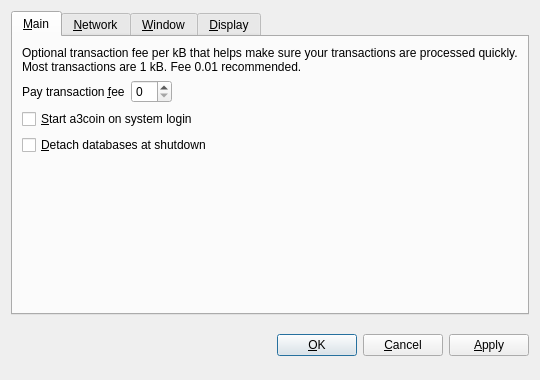
<?xml version="1.0" encoding="UTF-8"?>
<ui version="4.0">
 <class>OptionsDialog</class>
 <widget class="QDialog" name="OptionsDialog">
  <property name="geometry">
   <rect>
    <x>0</x>
    <y>0</y>
    <width>540</width>
    <height>380</height>
   </rect>
  </property>
  <property name="windowTitle">
   <string>Options</string>
  </property>
  <property name="modal">
   <bool>true</bool>
  </property>
  <layout class="QVBoxLayout" name="verticalLayout">
   <item>
    <widget class="QTabWidget" name="tabWidget">
     <property name="tabPosition">
      <enum>QTabWidget::North</enum>
     </property>
     <property name="currentIndex">
      <number>0</number>
     </property>
     <widget class="QWidget" name="tabMain">
      <attribute name="title">
       <string>&amp;Main</string>
      </attribute>
      <layout class="QVBoxLayout" name="verticalLayout_Main">
       <item>
        <widget class="QLabel" name="transactionFeeInfoLabel">
         <property name="text">
          <string>Optional transaction fee per kB that helps make sure your transactions are processed quickly. Most transactions are 1 kB. Fee 0.01 recommended.</string>
         </property>
         <property name="textFormat">
          <enum>Qt::PlainText</enum>
         </property>
         <property name="wordWrap">
          <bool>true</bool>
         </property>
        </widget>
       </item>
       <item>
        <layout class="QHBoxLayout" name="horizontalLayout_Main">
         <item>
          <widget class="QLabel" name="transactionFeeLabel">
           <property name="text">
            <string>Pay transaction &amp;fee</string>
           </property>
           <property name="textFormat">
            <enum>Qt::PlainText</enum>
           </property>
           <property name="buddy">
            <cstring>transactionFee</cstring>
           </property>
          </widget>
         </item>
         <item>
          <widget class="BitcoinAmountField" name="transactionFee"/>
         </item>
         <item>
          <spacer name="horizontalSpacer_Main">
           <property name="orientation">
            <enum>Qt::Horizontal</enum>
           </property>
           <property name="sizeHint" stdset="0">
            <size>
             <width>40</width>
             <height>20</height>
            </size>
           </property>
          </spacer>
         </item>
        </layout>
       </item>
       <item>
        <widget class="QCheckBox" name="bitcoinAtStartup">
         <property name="toolTip">
          <string>Automatically start a3coin after logging in to the system.</string>
         </property>
         <property name="text">
          <string>&amp;Start a3coin on system login</string>
         </property>
        </widget>
       </item>
       <item>
        <widget class="QCheckBox" name="detachDatabases">
         <property name="toolTip">
          <string>Detach block and address databases at shutdown. This means they can be moved to another data directory, but it slows down shutdown. The wallet is always detached.</string>
         </property>
         <property name="text">
          <string>&amp;Detach databases at shutdown</string>
         </property>
        </widget>
       </item>
       <item>
        <spacer name="verticalSpacer_Main">
         <property name="orientation">
          <enum>Qt::Vertical</enum>
         </property>
         <property name="sizeHint" stdset="0">
          <size>
           <width>20</width>
           <height>40</height>
          </size>
         </property>
        </spacer>
       </item>
      </layout>
     </widget>
     <widget class="QWidget" name="tabNetwork">
      <attribute name="title">
       <string>&amp;Network</string>
      </attribute>
      <layout class="QVBoxLayout" name="verticalLayout_Network">
       <item>
        <widget class="QCheckBox" name="mapPortUpnp">
         <property name="toolTip">
          <string>Automatically open the a3coin client port on the router. This only works when your router supports UPnP and it is enabled.</string>
         </property>
         <property name="text">
          <string>Map port using &amp;UPnP</string>
         </property>
        </widget>
       </item>
       <item>
        <widget class="QCheckBox" name="connectSocks">
         <property name="toolTip">
          <string>Connect to the a3coin network through a SOCKS proxy (e.g. when connecting through Tor).</string>
         </property>
         <property name="text">
          <string>&amp;Connect through SOCKS proxy:</string>
         </property>
        </widget>
       </item>
       <item>
        <layout class="QHBoxLayout" name="horizontalLayout_Network">
         <item>
          <widget class="QLabel" name="proxyIpLabel">
           <property name="text">
            <string>Proxy &amp;IP:</string>
           </property>
           <property name="textFormat">
            <enum>Qt::PlainText</enum>
           </property>
           <property name="buddy">
            <cstring>proxyIp</cstring>
           </property>
          </widget>
         </item>
         <item>
          <widget class="QValidatedLineEdit" name="proxyIp">
           <property name="maximumSize">
            <size>
             <width>140</width>
             <height>16777215</height>
            </size>
           </property>
           <property name="toolTip">
            <string>IP address of the proxy (e.g. 127.0.0.1)</string>
           </property>
          </widget>
         </item>
         <item>
          <widget class="QLabel" name="proxyPortLabel">
           <property name="text">
            <string>&amp;Port:</string>
           </property>
           <property name="textFormat">
            <enum>Qt::PlainText</enum>
           </property>
           <property name="buddy">
            <cstring>proxyPort</cstring>
           </property>
          </widget>
         </item>
         <item>
          <widget class="QLineEdit" name="proxyPort">
           <property name="maximumSize">
            <size>
             <width>55</width>
             <height>16777215</height>
            </size>
           </property>
           <property name="toolTip">
            <string>Port of the proxy (e.g. 9050)</string>
           </property>
          </widget>
         </item>
         <item>
          <widget class="QLabel" name="socksVersionLabel">
           <property name="text">
            <string>SOCKS &amp;Version:</string>
           </property>
           <property name="textFormat">
            <enum>Qt::PlainText</enum>
           </property>
           <property name="buddy">
            <cstring>socksVersion</cstring>
           </property>
          </widget>
         </item>
         <item>
          <widget class="QValueComboBox" name="socksVersion">
           <property name="toolTip">
            <string>SOCKS version of the proxy (e.g. 5)</string>
           </property>
          </widget>
         </item>
         <item>
          <spacer name="horizontalSpacer_Network">
           <property name="orientation">
            <enum>Qt::Horizontal</enum>
           </property>
           <property name="sizeHint" stdset="0">
            <size>
             <width>40</width>
             <height>20</height>
            </size>
           </property>
          </spacer>
         </item>
        </layout>
       </item>
       <item>
        <spacer name="verticalSpacer_Network">
         <property name="orientation">
          <enum>Qt::Vertical</enum>
         </property>
         <property name="sizeHint" stdset="0">
          <size>
           <width>20</width>
           <height>40</height>
          </size>
         </property>
        </spacer>
       </item>
      </layout>
     </widget>
     <widget class="QWidget" name="tabWindow">
      <attribute name="title">
       <string>&amp;Window</string>
      </attribute>
      <layout class="QVBoxLayout" name="verticalLayout_Window">
       <item>
        <widget class="QCheckBox" name="minimizeToTray">
         <property name="toolTip">
          <string>Show only a tray icon after minimizing the window.</string>
         </property>
         <property name="text">
          <string>&amp;Minimize to the tray instead of the taskbar</string>
         </property>
        </widget>
       </item>
       <item>
        <widget class="QCheckBox" name="minimizeOnClose">
         <property name="toolTip">
          <string>Minimize instead of exit the application when the window is closed. When this option is enabled, the application will be closed only after selecting Quit in the menu.</string>
         </property>
         <property name="text">
          <string>M&amp;inimize on close</string>
         </property>
        </widget>
       </item>
       <item>
        <spacer name="verticalSpacer_Window">
         <property name="orientation">
          <enum>Qt::Vertical</enum>
         </property>
         <property name="sizeHint" stdset="0">
          <size>
           <width>20</width>
           <height>40</height>
          </size>
         </property>
        </spacer>
       </item>
      </layout>
     </widget>
     <widget class="QWidget" name="tabDisplay">
      <attribute name="title">
       <string>&amp;Display</string>
      </attribute>
      <layout class="QVBoxLayout" name="verticalLayout_Display">
       <item>
        <layout class="QHBoxLayout" name="horizontalLayout_1_Display">
         <item>
          <widget class="QLabel" name="langLabel">
           <property name="text">
            <string>User Interface &amp;language:</string>
           </property>
           <property name="textFormat">
            <enum>Qt::PlainText</enum>
           </property>
           <property name="buddy">
            <cstring>lang</cstring>
           </property>
          </widget>
         </item>
         <item>
          <widget class="QValueComboBox" name="lang">
           <property name="toolTip">
            <string>The user interface language can be set here. This setting will take effect after restarting a3coin.</string>
           </property>
          </widget>
         </item>
        </layout>
       </item>
       <item>
        <layout class="QHBoxLayout" name="horizontalLayout_2_Display">
         <item>
          <widget class="QLabel" name="unitLabel">
           <property name="text">
            <string>&amp;Unit to show amounts in:</string>
           </property>
           <property name="textFormat">
            <enum>Qt::PlainText</enum>
           </property>
           <property name="buddy">
            <cstring>unit</cstring>
           </property>
          </widget>
         </item>
         <item>
          <widget class="QValueComboBox" name="unit">
           <property name="toolTip">
            <string>Choose the default subdivision unit to show in the interface and when sending coins.</string>
           </property>
          </widget>
         </item>
        </layout>
       </item>
       <item>
        <widget class="QCheckBox" name="displayAddresses">
         <property name="toolTip">
          <string>Whether to show a3coin addresses in the transaction list or not.</string>
         </property>
         <property name="text">
          <string>&amp;Display addresses in transaction list</string>
         </property>
        </widget>
       </item>
       <item>
        <widget class="QCheckBox" name="coinControlFeatures">
         <property name="toolTip">
          <string>Whether to show coin control features or not.</string>
         </property>
         <property name="text">
          <string>Display coin &amp;control features (experts only!)</string>
         </property>
        </widget>
       </item>
       <item>
        <spacer name="verticalSpacer_Display">
         <property name="orientation">
          <enum>Qt::Vertical</enum>
         </property>
         <property name="sizeHint" stdset="0">
          <size>
           <width>20</width>
           <height>40</height>
          </size>
         </property>
        </spacer>
       </item>
      </layout>
     </widget>
    </widget>
   </item>
   <item>
    <layout class="QHBoxLayout" name="horizontalLayout_Buttons">
     <item>
      <spacer name="horizontalSpacer_1">
       <property name="orientation">
        <enum>Qt::Horizontal</enum>
       </property>
       <property name="sizeHint" stdset="0">
        <size>
         <width>40</width>
         <height>48</height>
        </size>
       </property>
      </spacer>
     </item>
     <item>
      <widget class="QLabel" name="statusLabel">
       <property name="font">
        <font>
         <weight>75</weight>
         <bold>true</bold>
        </font>
       </property>
       <property name="text">
        <string/>
       </property>
       <property name="textFormat">
        <enum>Qt::PlainText</enum>
       </property>
       <property name="wordWrap">
        <bool>true</bool>
       </property>
      </widget>
     </item>
     <item>
      <spacer name="horizontalSpacer_2">
       <property name="orientation">
        <enum>Qt::Horizontal</enum>
       </property>
       <property name="sizeHint" stdset="0">
        <size>
         <width>40</width>
         <height>48</height>
        </size>
       </property>
      </spacer>
     </item>
     <item>
      <widget class="QPushButton" name="okButton">
       <property name="text">
        <string>&amp;OK</string>
       </property>
      </widget>
     </item>
     <item>
      <widget class="QPushButton" name="cancelButton">
       <property name="text">
        <string>&amp;Cancel</string>
       </property>
       <property name="autoDefault">
        <bool>false</bool>
       </property>
      </widget>
     </item>
     <item>
      <widget class="QPushButton" name="applyButton">
       <property name="text">
        <string>&amp;Apply</string>
       </property>
       <property name="autoDefault">
        <bool>false</bool>
       </property>
      </widget>
     </item>
    </layout>
   </item>
  </layout>
 </widget>
 <customwidgets>
  <customwidget>
   <class>BitcoinAmountField</class>
   <extends>QSpinBox</extends>
   <header>bitcoinamountfield.h</header>
  </customwidget>
  <customwidget>
   <class>QValueComboBox</class>
   <extends>QComboBox</extends>
   <header>qvaluecombobox.h</header>
  </customwidget>
  <customwidget>
   <class>QValidatedLineEdit</class>
   <extends>QLineEdit</extends>
   <header>qvalidatedlineedit.h</header>
  </customwidget>
 </customwidgets>
 <resources/>
 <connections/>
</ui>
